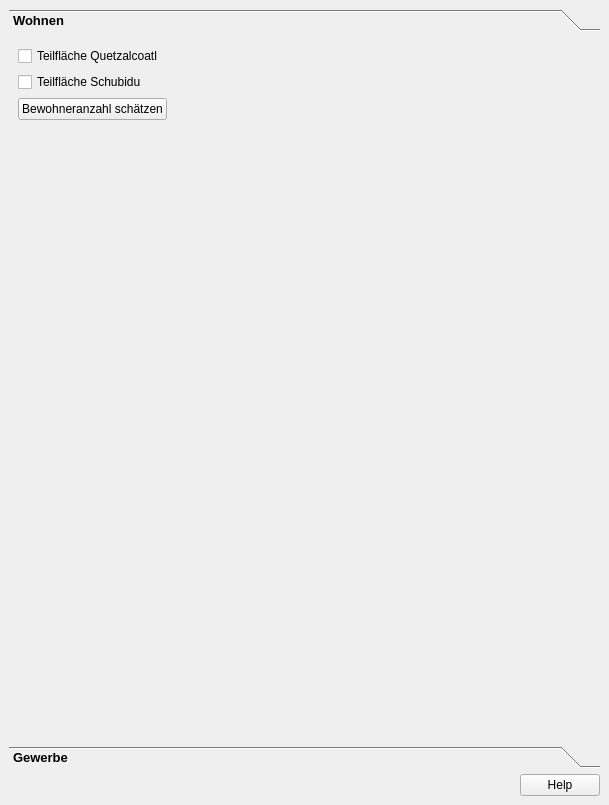
<?xml version="1.0" encoding="UTF-8"?>
<ui version="4.0">
 <class>DockWidget</class>
 <widget class="QDockWidget" name="DockWidget">
  <property name="geometry">
   <rect>
    <x>0</x>
    <y>0</y>
    <width>609</width>
    <height>805</height>
   </rect>
  </property>
  <property name="styleSheet">
   <string notr="true">QToolBox:tab {
	font: bold 10pt ;
    color: black;
}
QGroupBox::title {
	font: bold italic 8pt ;
    color: black;
}
</string>
  </property>
  <property name="windowTitle">
   <string>Projekt-Check Analyse-Tools // Bewohner und Arbeitsplätze</string>
  </property>
  <widget class="QWidget" name="dockWidgetContents">
   <layout class="QVBoxLayout" name="verticalLayout">
    <item>
     <widget class="QToolBox" name="toolBox">
      <property name="sizePolicy">
       <sizepolicy hsizetype="Preferred" vsizetype="Preferred">
        <horstretch>0</horstretch>
        <verstretch>0</verstretch>
       </sizepolicy>
      </property>
      <property name="currentIndex">
       <number>0</number>
      </property>
      <widget class="QWidget" name="page">
       <property name="geometry">
        <rect>
         <x>0</x>
         <y>0</y>
         <width>591</width>
         <height>682</height>
        </rect>
       </property>
       <attribute name="label">
        <string>Wohnen</string>
       </attribute>
       <layout class="QVBoxLayout" name="verticalLayout_2">
        <item>
         <widget class="QCheckBox" name="checkBox_3">
          <property name="text">
           <string>Teilfläche Quetzalcoatl</string>
          </property>
         </widget>
        </item>
        <item>
         <widget class="QCheckBox" name="checkBox">
          <property name="text">
           <string>Teilfläche Schubidu</string>
          </property>
         </widget>
        </item>
        <item>
         <widget class="QPushButton" name="pushButton">
          <property name="sizePolicy">
           <sizepolicy hsizetype="Fixed" vsizetype="Fixed">
            <horstretch>0</horstretch>
            <verstretch>0</verstretch>
           </sizepolicy>
          </property>
          <property name="layoutDirection">
           <enum>Qt::LeftToRight</enum>
          </property>
          <property name="text">
           <string>Bewohneranzahl schätzen</string>
          </property>
          <property name="icon">
           <iconset>
            <normaloff>../../images/iconset_mob/20190619_iconset_mob_people_1.png</normaloff>../../images/iconset_mob/20190619_iconset_mob_people_1.png</iconset>
          </property>
         </widget>
        </item>
        <item>
         <spacer name="verticalSpacer_3">
          <property name="orientation">
           <enum>Qt::Vertical</enum>
          </property>
          <property name="sizeHint" stdset="0">
           <size>
            <width>20</width>
            <height>40</height>
           </size>
          </property>
         </spacer>
        </item>
       </layout>
      </widget>
      <widget class="QWidget" name="page_2">
       <property name="geometry">
        <rect>
         <x>0</x>
         <y>0</y>
         <width>591</width>
         <height>682</height>
        </rect>
       </property>
       <attribute name="label">
        <string>Gewerbe</string>
       </attribute>
       <layout class="QVBoxLayout" name="verticalLayout_3">
        <item>
         <widget class="QCheckBox" name="checkBox_5">
          <property name="text">
           <string>Teilfläche Huitzilopochtli</string>
          </property>
         </widget>
        </item>
        <item>
         <widget class="QCheckBox" name="checkBox_6">
          <property name="text">
           <string>Buchholz in der Nordheide | 3.44 ha | Wohnen | Wohneinheiten: NICHT DEFINIERT</string>
          </property>
         </widget>
        </item>
        <item>
         <widget class="QCheckBox" name="checkBox_4">
          <property name="text">
           <string>Teilfläche JWD</string>
          </property>
         </widget>
        </item>
        <item>
         <widget class="QPushButton" name="pushButton_2">
          <property name="sizePolicy">
           <sizepolicy hsizetype="Fixed" vsizetype="Fixed">
            <horstretch>0</horstretch>
            <verstretch>0</verstretch>
           </sizepolicy>
          </property>
          <property name="layoutDirection">
           <enum>Qt::LeftToRight</enum>
          </property>
          <property name="text">
           <string>Arbeitsplätze schätzen</string>
          </property>
          <property name="icon">
           <iconset>
            <normaloff>../../images/iconset_mob/20190619_iconset_mob_work_1.png</normaloff>../../images/iconset_mob/20190619_iconset_mob_work_1.png</iconset>
          </property>
          <property name="flat">
           <bool>false</bool>
          </property>
         </widget>
        </item>
        <item>
         <spacer name="verticalSpacer_4">
          <property name="orientation">
           <enum>Qt::Vertical</enum>
          </property>
          <property name="sizeHint" stdset="0">
           <size>
            <width>20</width>
            <height>40</height>
           </size>
          </property>
         </spacer>
        </item>
       </layout>
      </widget>
     </widget>
    </item>
    <item>
     <widget class="QDialogButtonBox" name="buttonBox">
      <property name="sizePolicy">
       <sizepolicy hsizetype="Expanding" vsizetype="Fixed">
        <horstretch>0</horstretch>
        <verstretch>0</verstretch>
       </sizepolicy>
      </property>
      <property name="layoutDirection">
       <enum>Qt::LeftToRight</enum>
      </property>
      <property name="standardButtons">
       <set>QDialogButtonBox::Help</set>
      </property>
     </widget>
    </item>
   </layout>
  </widget>
 </widget>
 <resources/>
 <connections/>
</ui>
